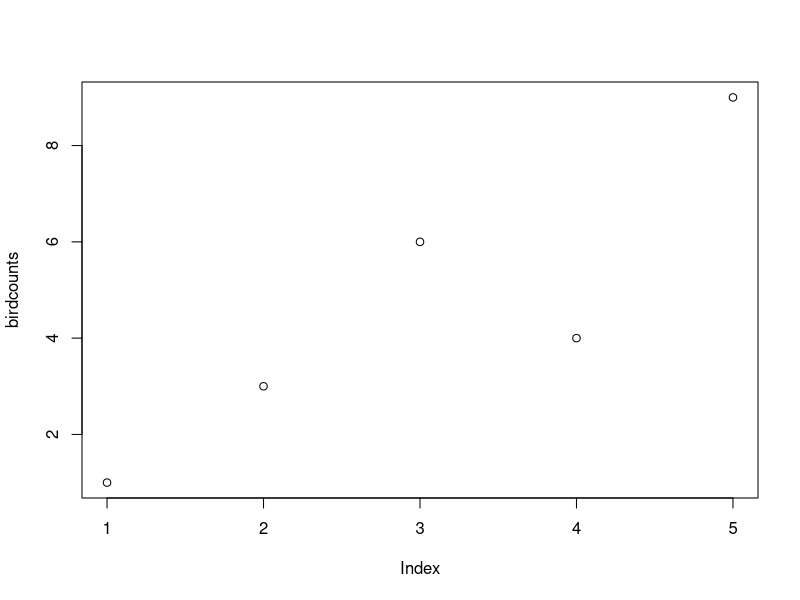
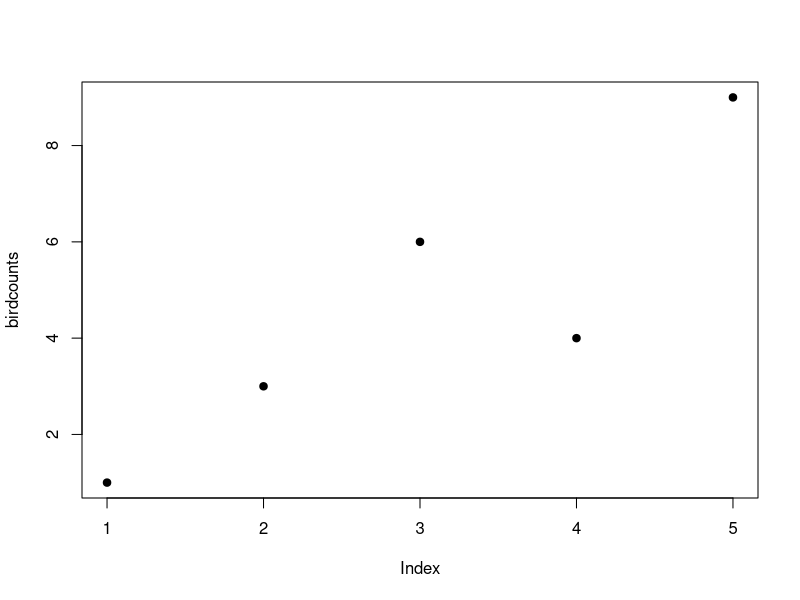

These charts were generated, in order, by the following R code:
#!/usr/bin/env Rscript

getwd()

print("we're doing github collaboration!")

# adding changes from danny_makeplot branch above Sabrina's changes

birdcounts <- c(1, 3, 6, 4, 9)

plot(birdcounts)

# Sabrina made some changes


seq(1:10)
# Sabrina makes changes to a feature branch
#
# I want to make a pull request to change this file.
# Lets change your plot
plot(birdcounts, pch = 19)
